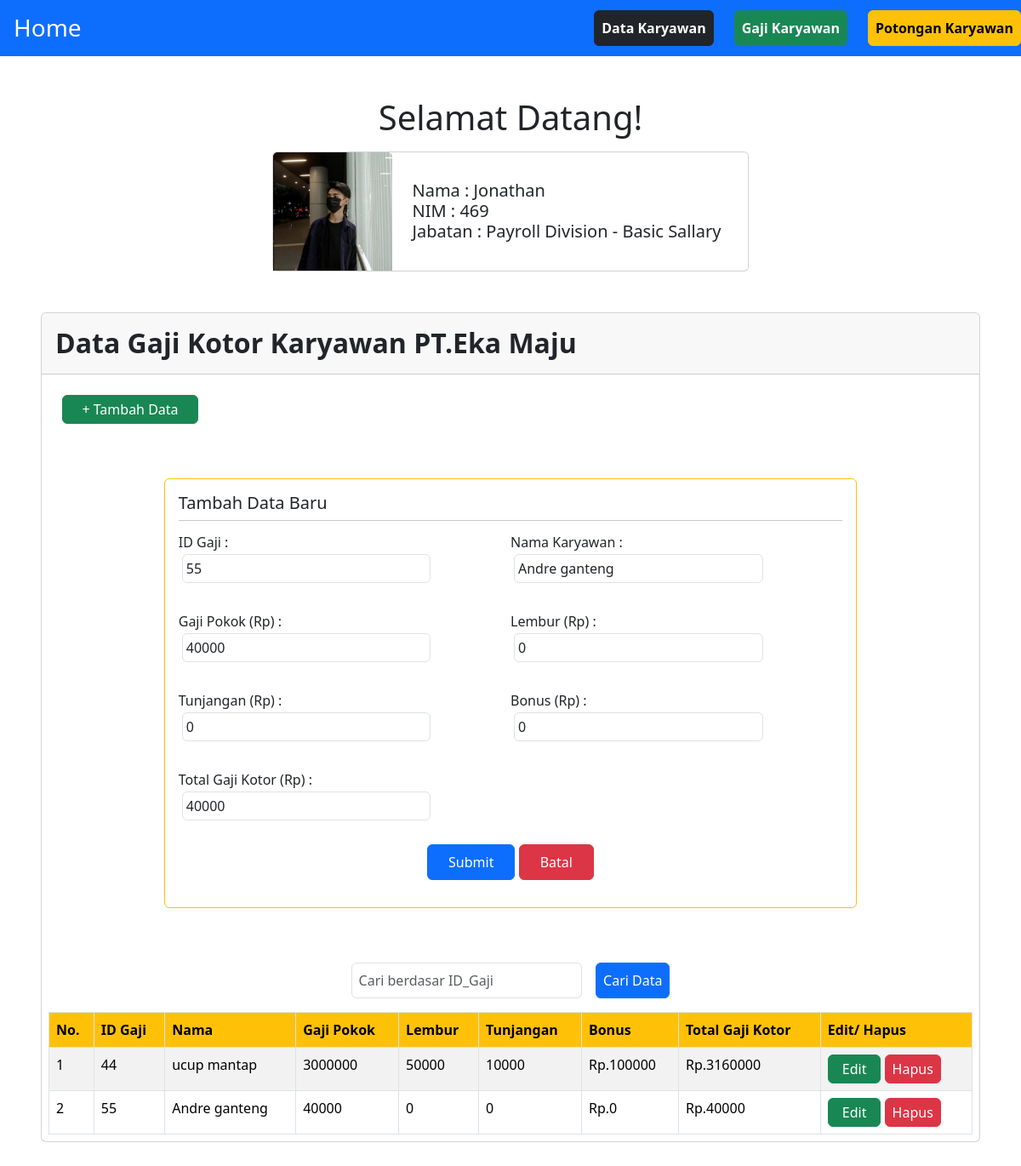
Screenshot of /469_GajiKaryawan/index.php?page=edit&idgaji=55 with the database file from the repository.
### tables this page shows
CREATE TABLE `gaji_karyawan` (
  `id_gaji` int(4) NOT NULL,
  `nama_gaji` varchar(30) NOT NULL,
  `pokok_gaji` bigint(20) NOT NULL,
  `lembur_gaji` bigint(20) DEFAULT NULL,
  `tunjangan_gaji` bigint(20) DEFAULT NULL,
  `bonus_gaji` bigint(20) DEFAULT NULL,
  `total_gaji` bigint(20) NOT NULL
);

### 469_GajiKaryawan/index.php (the view, shortened to what this page needs)
<?php
    include ('config.php');
    $koneksi = new Lib469();
    $data =$koneksi->tampilData();
    ?>
    <!DOCTYPE html>
    <html lang="en">
    <head>
        <link rel="stylesheet" href="./css/main.css">
        <link rel="stylesheet" href="./css/bootstrap.min.css">
    </head>
    <body>
        <div class="container-fluid">
        <nav class="navbar bg-body-tertiary">
    <div class="container-fluid bg-primary">
        <a class="navbar-brand text-white p-3" href="../">
        <h3>Home</h3>
        </a>
        <div class="d-flex justify-space-between gap-4">
                <a href="../462_DataKaryawan/" class="btn btn-dark fw-bold ms-5 p-2">Data Karyawan</a>
                <a href="../469_GajiKaryawan/" class="btn btn-success fw-bold p-2">Gaji Karyawan</a>
                <a href="../454_PotonganKaryawan/" class="btn btn-warning fw-bold p-2">Potongan Karyawan</a>
            </div>
    </div>
    </nav>
    <div class="container mt-5 d-flex flex-column align-items-center mx-auto">
    <h1 class="mb-3">Selamat Datang!</h1>
    <div class="card" style="width: 35rem;">
    <div class="d-flex">
    <div class="w-25">
    <img src="./assets/jonathan.jpeg" class="card-img-top" alt="...">
    </div>
    <div class="card-body align-items-center align-self-center px-4">
        <h5 class="card-text">Nama : Jonathan</h5>
        <h5 class="card-text">NIM : 469</h5>
        <h5 class="card-text">Jabatan : Payroll Division - Basic Sallary</h5>
    </div>
    </div>
    </div>
        </div>
        <div class="container-fluid p-5 mx-auto">
            <div class="card">
                <div class="card-header p-3">
                    <h2 class="fw-bold text-dark">Data Gaji Kotor Karyawan PT.Eka Maju</h2>
                </div>
        <div class="m-2">
        <table class="table table-striped table-bordered">
        <a href="?page=tambah" class="btn py-1 px-3 m-3 btn-success" style="width:10rem;">+ Tambah Data</a>
    <div class="d-flex flex-column justify-content-center mx-auto">
        <?php
            $koneksi->pageShow();
            ?>
        </div>
        <div class ="my-3 d-flex justify-content-center">
            <form method="get">
                <input type="text" class="form-control w-25 p-2" name="469_cari" id="" placeholder="Cari berdasar ID_Gaji">
                <button class="btn btn-primary p-2 ms-3">Cari Data</button>
            </form>
        </div>
        <thead>
            <td class="fw-bold bg-warning p-2">No.</td>
            <td class="fw-bold bg-warning p-2">ID Gaji</td>
            <td class="fw-bold bg-warning p-2">Nama</td>
            <td class="fw-bold bg-warning p-2">Gaji Pokok</td>
            <td class="fw-bold bg-warning p-2">Lembur</td>
            <td class="fw-bold bg-warning p-2">Tunjangan</td>
            <td class="fw-bold bg-warning p-2">Bonus</td>
            <td class="fw-bold bg-warning p-2">Total Gaji Kotor</td>
            <td class="fw-bold bg-warning p-2"> Edit/ Hapus</td>
        </thead>
        <?php
$nomor = 1;
foreach ($data as $data) {
    echo "<tr>";
    echo "<td class='p-2'>" . $nomor . "</td>";
    echo "<td class='p-2'>" . $data['id_gaji'] . "</td>";
    echo "<td class='p-2'>" . $data['nama_gaji'] . "</td>";
    echo "<td class='p-2'>" . $data['pokok_gaji'] . "</td>";
    echo "<td class='p-2'>" . $data['lembur_gaji'] . "</td>";
    echo "<td class='p-2'>" . $data['tunjangan_gaji'] . "</td>";
    echo "<td class='p-2'>Rp." . $data['bonus_gaji'] . "</td>";
    echo "<td class='p-2'>Rp." . $potongan = $data['pokok_gaji'] + $data['lembur_gaji'] + $data['tunjangan_gaji'] + $data['bonus_gaji']. "</td>";
    echo "<td class='p-2'> ";
    echo "<a href='?page=edit&idgaji=" . $data['id_gaji'] . "' class='btn py-1 px-3 btn-success'>Edit</a> ";
    echo "<a href='?hapus=" . $data['id_gaji'] . "' onclick=\"return confirm('Apakah Anda Yakin Menghapus Data Ini?');\" class='btn py-1 px-2 btn-danger'>Hapus</a>";
    echo "</td>";
    echo "</tr>";
    $nomor++;
}
?>
        </table>
        </div>
        </div>
        </div>
        </div>
    </body>
    </html>

### 469_GajiKaryawan/edit.php (shortened to what this page needs)
<?php
include_once('config.php');
$edit = new Lib469();
$edit->editData();
$tampil = $edit->ambilData();
?>
<!DOCTYPE html>
<html lang="en">
<head>
    <link rel="stylesheet" href="/css/main.css">
    <link rel="stylesheet" href="/css/bootstrap.min.css">
</head>
<body>
  <form action="" method="post">
    <div class="container-fluid p-3 my-5 w-75 rounded border border-warning align-self-center">
      <div>
        <h5 class="mb-2">Tambah Data Baru</h5>
        <hr>
      </div>
      <div class="row">
        <div class="my-3 col-md-6">
          <div class="d-flex flex-column w-75">
            <label for="469_idgaji"><h6>ID Gaji :</h6></label>
            <input type="number" class="form-control p-1 m-1" name="469_idgaji" id="469_idgaji" value="<?php echo $tampil[0]['id_gaji']?>" required readonly>
          </div>
        </div>
     <div class="my-3 col-md-6">
      <div class="d-flex flex-column w-75">
      <label for="469_nama"><h6>Nama Karyawan :</h6></label>
      <input type="text" class="form-control p-1 m-1" name="469_nama" id="" value="<?php echo $tampil[0]['nama_gaji']?>" required>
      </div>
      </div>
        <div class="my-3 col-md-6">
          <div class="d-flex flex-column w-75">
            <label for="469_pokokgaji"><h6>Gaji Pokok (Rp) :</h6></label>
            <input type="number" class="form-control p-1 m-1" name="469_pokokgaji" id="469_pokokgaji" value="<?php echo $tampil[0]['pokok_gaji']?>" required oninput="nilaiGajiKotor()">
          </div>
        </div>
        <div class="my-3 col-md-6">
          <div class="d-flex flex-column w-75">
            <label for="469_lemburgaji"><h6>Lembur (Rp) :</h6></label>
            <input type="number" class="form-control p-1 m-1" name="469_lemburgaji" id="469_lemburgaji" value="<?php echo $tampil[0]['lembur_gaji']?>" oninput="nilaiGajiKotor()">
          </div>
        </div>
        <div class="my-3 col-md-6">
          <div class="d-flex flex-column w-75">
            <label for="469_tunjangangaji"><h6>Tunjangan (Rp) :</h6></label>
            <input type="number" class="form-control p-1 m-1" name="469_tunjangangaji" id="469_tunjangangaji" value="<?php echo $tampil[0]['tunjangan_gaji']?>" oninput="nilaiGajiKotor()">
          </div>
        </div>
        <div class="my-3 col-md-6">
          <div class="d-flex flex-column w-75">
            <label for="469_bonusgaji"><h6>Bonus (Rp) :</h6></label>
            <input type="number" class="form-control p-1 m-1" name="469_bonusgaji" id="469_bonusgaji" value="<?php echo $tampil[0]['bonus_gaji']?>" oninput="nilaiGajiKotor()">
          </div>
        </div>
        <div class="my-3 col-md-6">
          <div class="d-flex flex-column w-75">
            <label for="469_kotorgaji"><h6>Total Gaji Kotor (Rp) :</h6></label>
            <input type="number" class="form-control p-1 m-1" name="469_kotorgaji" id="469_kotorgaji" value="<?php echo $tampil[0]['total_gaji']?>" readonly>
          </div>
        </div>
      </div>
      <div class="text-center mt-2 mb-3">
        <button type="submit" class="btn btn-primary px-4 py-2">Submit</button>
        <a href="?" class="btn btn-danger px-4 py-2">Batal</a>
      </div>
    </div>
  </form>
</body>
</html>

### 469_GajiKaryawan/css/main.css (style rules this page uses)
* { padding: 0 !important; margin: 0 !important; }

### css/main.css (style rules this page uses)
* { padding: 0 !important; margin: 0 !important; }

### rows the page displays
gaji_karyawan: id_gaji "55", nama_gaji "Andre ganteng", pokok_gaji "40000", lembur_gaji "0", tunjangan_gaji "0", bonus_gaji "0", total_gaji "40000"
gaji_karyawan: id_gaji "44", nama_gaji "ucup mantap", pokok_gaji "3000000", lembur_gaji "50000", tunjangan_gaji "10000", bonus_gaji "100000", pokok_gaji+lembur_gaji+tunjangan_gaji "3160000"
